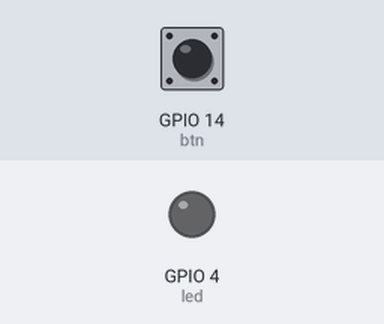
A sketch run on a simulated ESP32. On the bench: output pins drawn as LEDs (lit = HIGH). Inputs (shaded band) come from the test bench; at power-on: GPIO 14 (btn) LOW.

Above: at 1.8 s.
1.9 s: GPIO 14 (btn) pulled HIGH for 0.6 s
At 2.4 s:
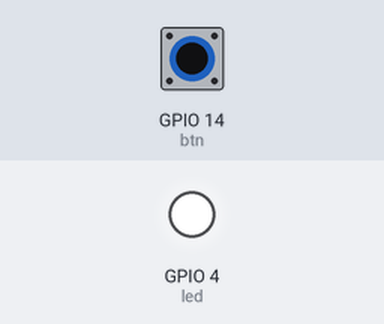
4.0 s: GPIO 14 (btn) pulled HIGH for 3.2 s
At 8.0 s:
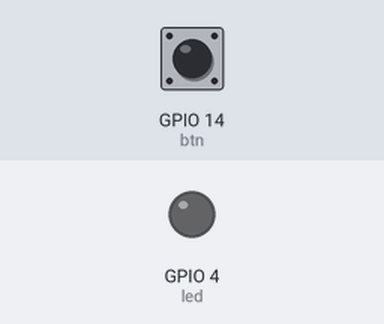
Timing chart, 0 to 9.5 s (numbered marks = the images above; inputs shaded):
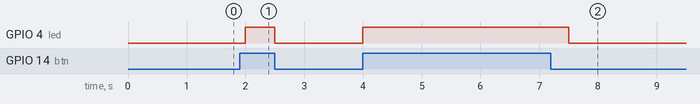

The sketch:

sketch.ino
```cpp
//Este codigo es para prender y apagar un foco led con un boton
//Se simula la interaccion de un boton y un led

int btn = 14; // Aqui se declaran las variables con el pin al
int led = 4;  //que estan conctados

void setup() {
  //Configura el pin 14 (btn) como entrada para
  //leer el estado del boton, si esta presioando o no
  pinMode(btn, INPUT);
  //Configura el pin 4 (led) como salida
  // para que se pueda prender y apagar el foco
  pinMode(led, OUTPUT);
}

// Esta funcion se ejecuta continuamente
void loop() {
  //Este lee el estado del boton, si esta presionado devuelve un 1,
  // si no lo esta, devuelve un 0
  int edoBtn = digitalRead(btn);

  //Escribe el valor leido del boton en el pin del led.
  //Si el boton esta presionado, el led prende
  digitalWrite(led, edoBtn);

  // Retardo de 500 milisegundos antes de repetir el ciclo.
  //para evitar que el led cambie de estado demasiado rapido.
  delay(500);
}
```

Measured:
- after the input at 1.9 s, GPIO 4 (led): LOW → HIGH after 0.10 s, → LOW 0.50 s later
- after the input at 4.0 s, GPIO 4 (led): LOW → HIGH at once, → LOW 3.5 s later
